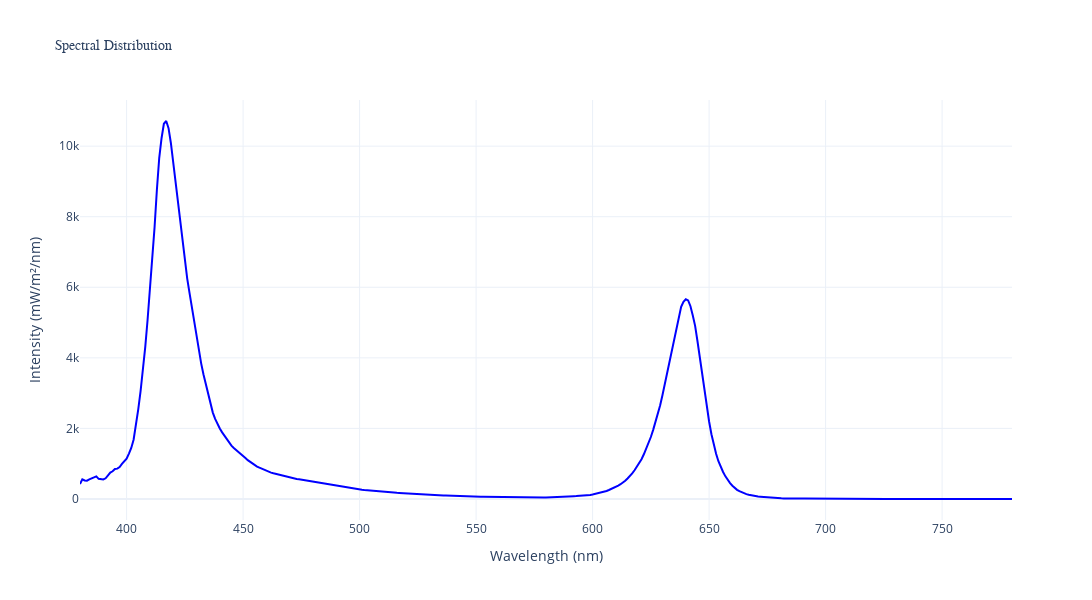

Notebook code cell kept with this figure:
### Markdown cell above
This is a plug-in unit that uses blue and red LEDs. Aside from using blue and red LED's, the manufacturer gives no specs.

### Code cell
# Read revive.csv spectral data
hp330 = spectral.HP330()
spectrum = hp330.read_file('data/revive-1.csv')
spectrum = analysis.remove_filter(spectrum, filter_1) 
 
print(f"Revive spectrum loaded:")
print(f"  Total data points: {len(spectrum)}")
print(f"  Wavelength range: {spectrum['wavelength'].min()}nm - {spectrum['wavelength'].max()}nm")

analysis.plot_spectral(spectrum)

### Figure 1 — Plotly figure (JSON) as saved in the notebook; plotly's stock layout.template omitted (floating-point values rounded to 4 significant figures; data arrays with more than 128 entries replaced by an {"elided": "..."} marker saying what was removed)
{"data": [{"line": {"color": "blue", "width": 2}, "mode": "lines", "name": "Spectral Data", "type": "scatter", "x": {"elided": "401 int values"}, "y": {"elided": "401 float values"}}], "layout": {"height": 600, "hovermode": "x unified", "title": {"font": {"family": "Arial Black", "size": 14}, "text": "Spectral Distribution"}, "width": 1200, "xaxis": {"range": [380, 780], "title": {"text": "Wavelength (nm)"}}, "yaxis": {"title": {"text": "Intensity (mW/m²/nm)"}}}}
